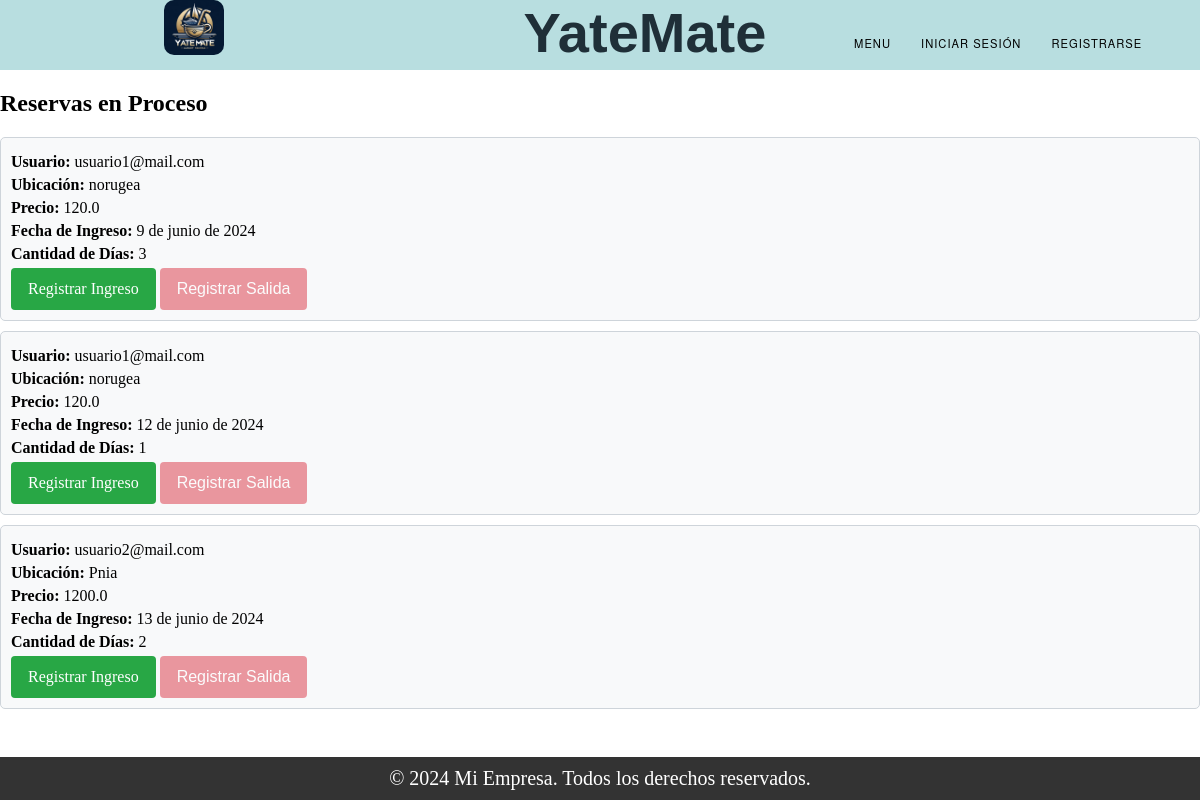
Page /reservas/ on the committed database.
### Amarra/models.py (models this page shows, shortened)
class Reserva(models.Model):
    ESTADOS = (
        ('Vigente', 'Vigente'),
        ('En Proceso', 'En Proceso'),
        ('Finalizado', 'Finalizado'),
    )
    publicacion = models.ForeignKey(Publicacion_Amarra, on_delete=models.CASCADE)
    fecha_ingreso = models.DateField(null=True)
    cant_dias = models.TextField()
    usuario = models.ForeignKey(User, on_delete=models.CASCADE)
    estado = models.CharField(max_length=20, choices=ESTADOS, default='Vigente')

class Publicacion_Amarra(models.Model):
    ESTADOS = (
        ('Vigente', 'Vigente'),
        ('En Proceso', 'En Proceso'),
        ('Finalizado', 'Finalizado'),
    )
    dueño = models.ForeignKey(User, on_delete=models.CASCADE, null=True)
    precio = models.TextField()
    fecha_inicio = models.DateField()
    cant_dias = models.TextField()
    ubicacion = models.TextField()
    cant_dias_disponibles = models.TextField(null=True)
    estado = models.CharField(max_length=20, choices=ESTADOS, default='Vigente')

### Register/models.py (models this page shows, shortened)
class User(models.Model):
    TIPOS = (
        ('Administrador', 'Administrador'),
        ('Usuario', 'Usuario'),
        ('Cliente', 'Cliente'),
    )
    mail = models.CharField(max_length=150, unique=True)  # Nombre de usuario (email).
    tipo = models.CharField(max_length=20, choices=TIPOS)
    password = models.CharField(max_length=128)  # Contraseña.
    nombre = models.CharField(max_length=255)
    apellido = models.CharField(max_length=255)
    dni = models.CharField(max_length=20)
    fecha_expiracion_dni = models.DateField()
    nacionalidad = models.CharField(max_length=100)
    genero = models.CharField(max_length=10)
    domicilio = models.CharField(max_length=255)
    fecha_nacimiento = models.DateField()
    cuil_cuit = models.CharField(max_length=20)
    moroso = models.BooleanField(default=False)

### Amarra/views.py (the view)
# urls.py: path('reservas/', views.reservas, name='reservas'),
def reservas(request):
    reservas_finalizadas = Reserva.objects.all()
    return render(request, "reservas.html", {'reservas': reservas_finalizadas})

### Trueque/context_processors.py (called while the page is built)
def conversaciones_usuario(request):
    user_id = request.session.get('user_id')
    if user_id:
        conversaciones = Conversacion.objects.filter(Q(dueño_publicacion=user_id) | Q(solicitante=user_id))
        return {'conversaciones_usuario': conversaciones}
    else:
        return {'conversaciones_usuario': []}

### Amarra/templates/reservas.html (shortened to what this page needs)
{% extends "base.html" %}
{% block content %}
<h2>Reservas en Proceso</h2>
{% if reservas %}
    <div class="reserva-container">
        {% for reserva in reservas %}
            <div class="reserva-item">
                <p><strong>Usuario:</strong> {{ reserva.usuario.mail }}</p>
                <p><strong>Ubicación:</strong> {{ reserva.publicacion.ubicacion }}</p>
                <p><strong>Precio:</strong> {{ reserva.publicacion.precio }}</p>
                <p><strong>Fecha de Ingreso:</strong> {{ reserva.fecha_ingreso }}</p>
                <p><strong>Cantidad de Días:</strong> {{ reserva.cant_dias }}</p>
                <div>
                    {% if reserva.estado == 'Vigente' %}
                    <a href="{% url 'registrar_ingreso' reserva.id %}" class="btn btn-ingreso">Registrar Ingreso</a>
                    <button class="btn btn-salida btn-disabled" disabled>Registrar Salida</button>
                    {% elif reserva.estado == 'En Proceso' %}
                    <button class="btn btn-ingreso btn-disabled" disabled>Registrar Ingreso</button>
                    <a href="{% url 'registrar_salida' reserva.id %}" class="btn btn-salida">Registrar Salida</a>
                    {% elif reserva.estado == 'Finalizado' %}
                    <button class="btn btn-ingreso btn-disabled" disabled>Registrar Ingreso</button>
                    <button class="btn btn-salida btn-disabled" disabled>Registrar Salida</button>
                    {% endif %}
                </div>
            </div>
        {% endfor %}
    </div>
{% else %}
    <p>No tienes reservas en proceso.</p>
{% endif %}
{% endblock %}

### static/css/styles.css (style rules this page uses)
body { margin: 0; padding: 0; }

### Amarra/templates/reservas.html (style rules this page uses)
.reserva-container { margin-top: 20px; }
.reserva-item { margin-bottom: 10px; padding: 10px; border: 1px solid #ced4da; border-radius: 5px; background-color: #f8f9fa; }
.reserva-item p { margin: 5px 0; }
.btn { display: inline-block; font-weight: 400; color: #fff; text-align: center; vertical-align: middle; cursor: pointer; background-color: #007bff; border: 1px solid transparent; padding: 0.5rem 1rem; font-size: 1rem; line-height: 1.5; border-radius: 0.25rem; transition: background-color 0.3s ease-in-out, border-color 0.3s ease-in-out; text-decoration: none; }
.btn-ingreso { background-color: #28a745; }
.btn-salida { background-color: #dc3545; }
.btn-disabled { cursor: not-allowed; opacity: 0.5; }

### rows in the picture
Reserva: usuario.mail "usuario1@mail.com", publicacion.ubicacion "norugea", publicacion.precio "120.0", fecha_ingreso "9 de junio de 2024", cant_dias "3", estado "Registrar Ingreso"
Reserva: usuario.mail "usuario1@mail.com", publicacion.ubicacion "norugea", publicacion.precio "120.0", fecha_ingreso "12 de junio de 2024", cant_dias "1", estado "Registrar Ingreso"
Reserva: usuario.mail "usuario2@mail.com", publicacion.ubicacion "Pnia", publicacion.precio "1200.0", fecha_ingreso "13 de junio de 2024", cant_dias "2", estado "Registrar Ingreso"
